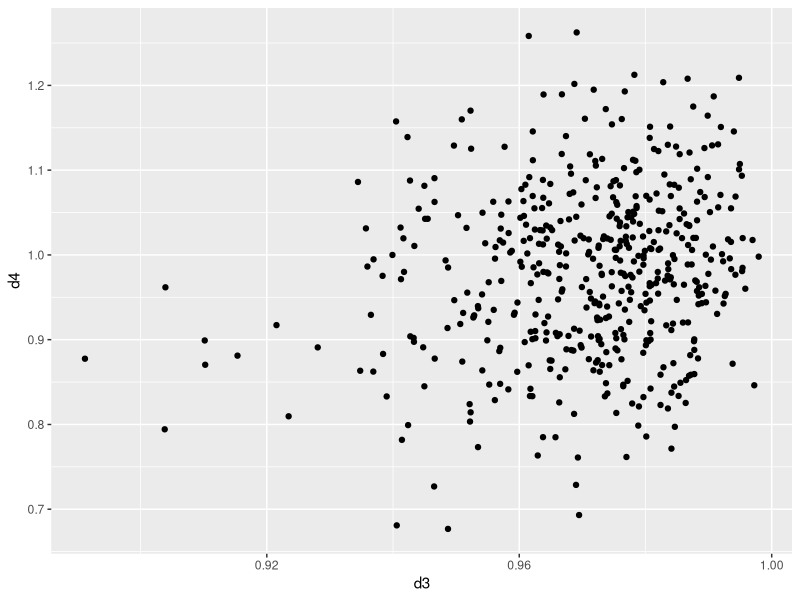
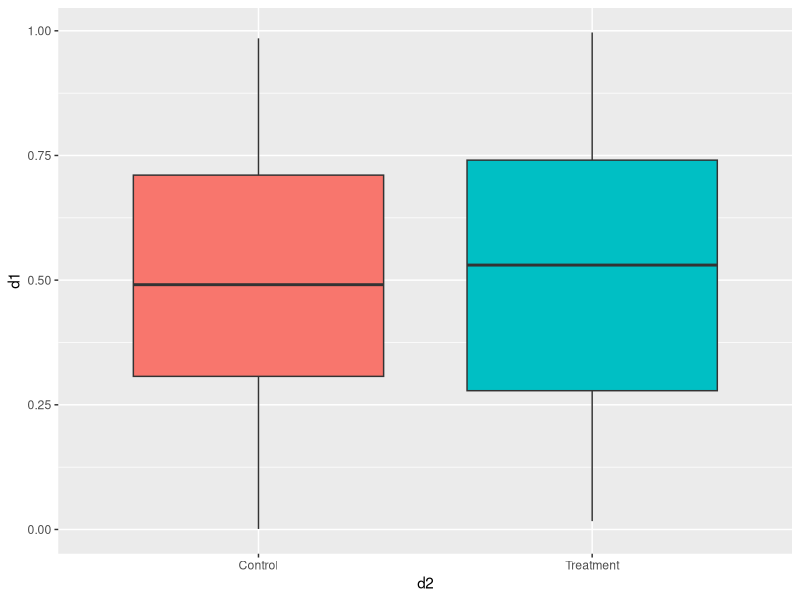
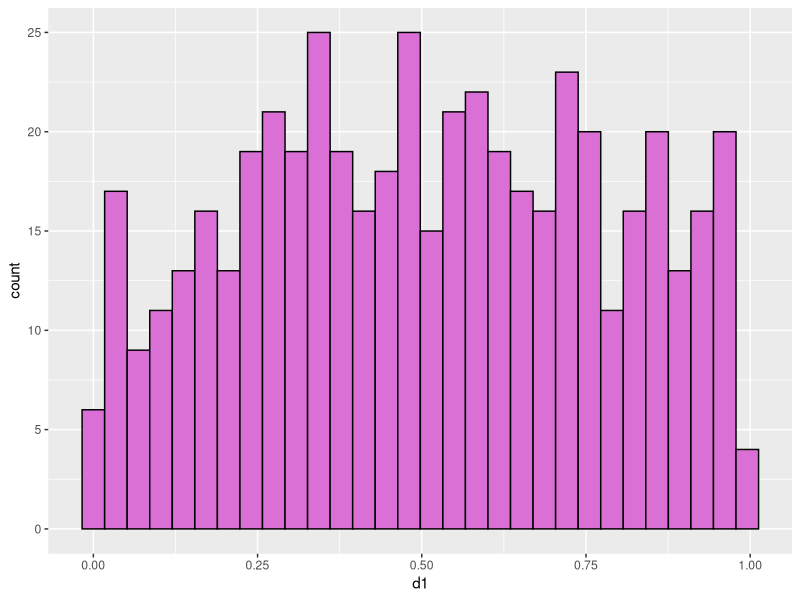
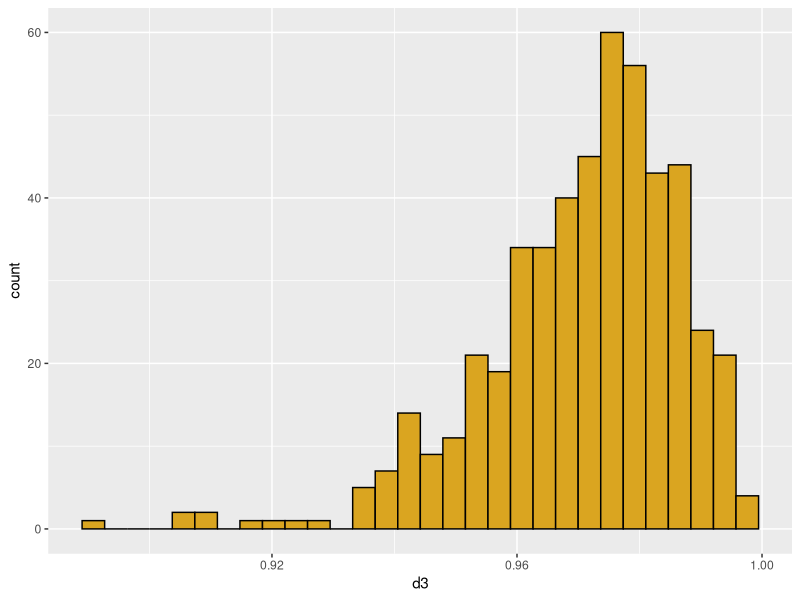
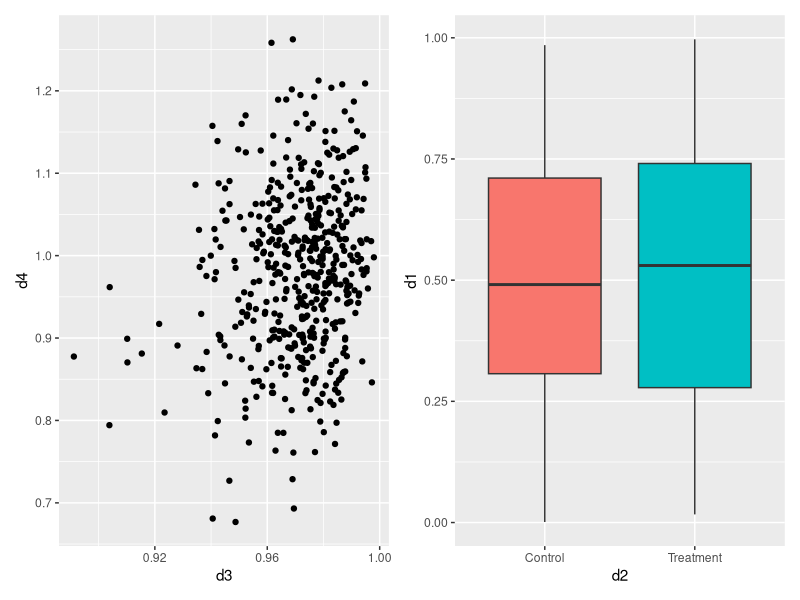
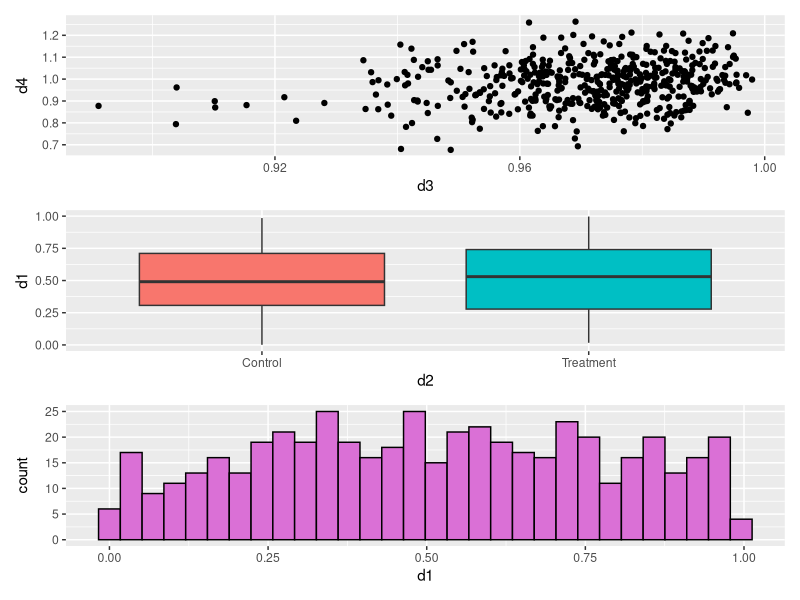
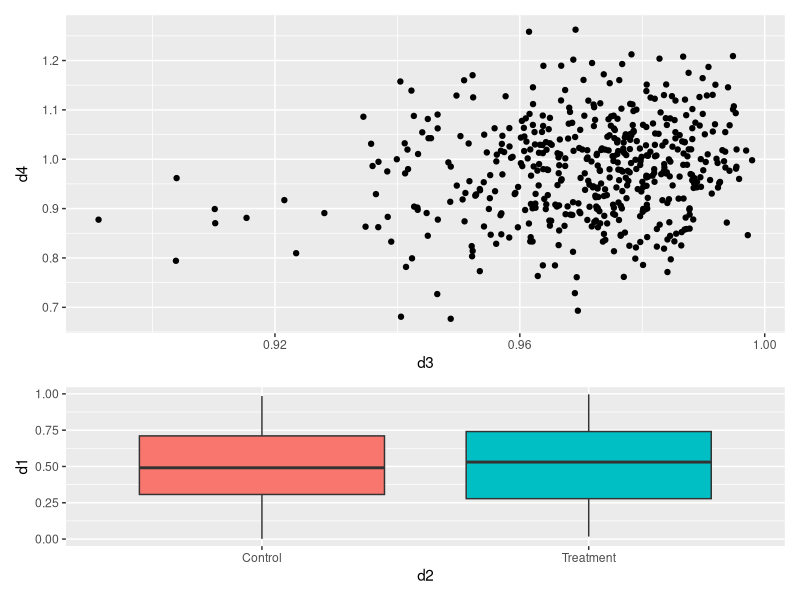
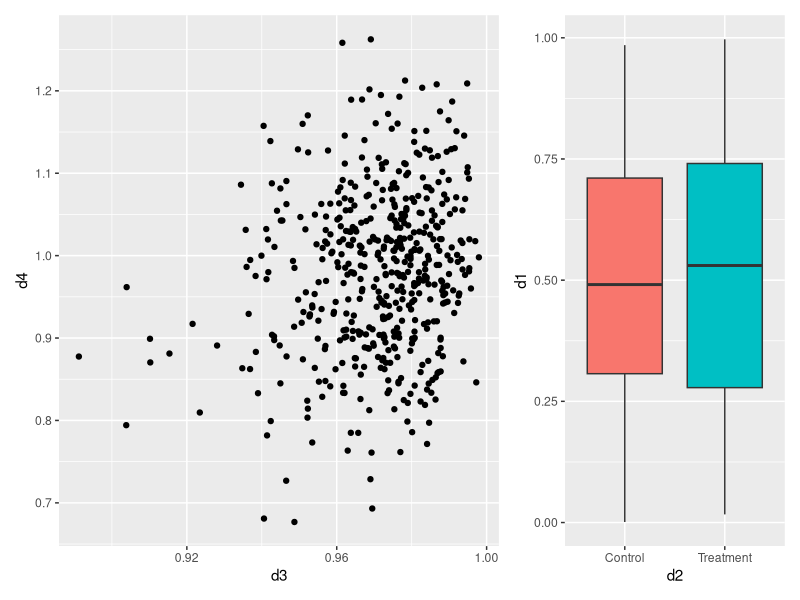

These figures' R source, in order:
## ----setup, include=FALSE------------------------------------------------
knitr::opts_chunk$set(echo = TRUE,message=FALSE)

## ---- eval=FALSE---------------------------------------------------------
## # install.packages("devtools")
## library(devtools)
## install_github("thomasp85/patchwork")

## ------------------------------------------------------------------------
library(ggplot2)
library(patchwork)

d1 <- runif(500)
d2 <- rep(c("Treatment","Control"),each=250)
d3 <- rbeta(500,shape1=100,shape2=3)
d4 <- d3 + rnorm(500,mean=0,sd=0.1)
plotData <- data.frame(d1,d2,d3,d4)
str(plotData)

## ------------------------------------------------------------------------
p1 <- ggplot(data=plotData) + geom_point(aes(x=d3, y=d4))
p1

p2 <- ggplot(data=plotData) + geom_boxplot(aes(x=d2,y=d1,fill=d2))+
theme(legend.position="none")
p2

p3 <- ggplot(data=plotData) +
  geom_histogram(aes(x=d1, color=I("black"),fill=I("orchid")))
p3

p4 <- ggplot(data=plotData) +
  geom_histogram(aes(x=d3, color=I("black"),fill=I("goldenrod")))
p4

## ------------------------------------------------------------------------
p1 + p2

## ------------------------------------------------------------------------
p1 + p2 + p3 + plot_layout(ncol=1)

## ------------------------------------------------------------------------
p1 + p2 + plot_layout(ncol=1,heights=c(2,1))

p1 + p2 + plot_layout(ncol=2,widths=c(2,1))

## ------------------------------------------------------------------------
# not working correctly!
p1 + plot_spacer() + p2

## ------------------------------------------------------------------------
p1 + {
  p2 + {
    p3 +
      p4 +
      plot_layout(ncol=1)
  }
} +
  plot_layout(ncol=1)

## ------------------------------------------------------------------------
p1 + p2 - p3 + plot_layout(ncol=1)

## ------------------------------------------------------------------------
(p1 | p2 | p3)/p4

(p1 | p2)/(p3 | p4)

(p1 / p2 /p3) | p4

